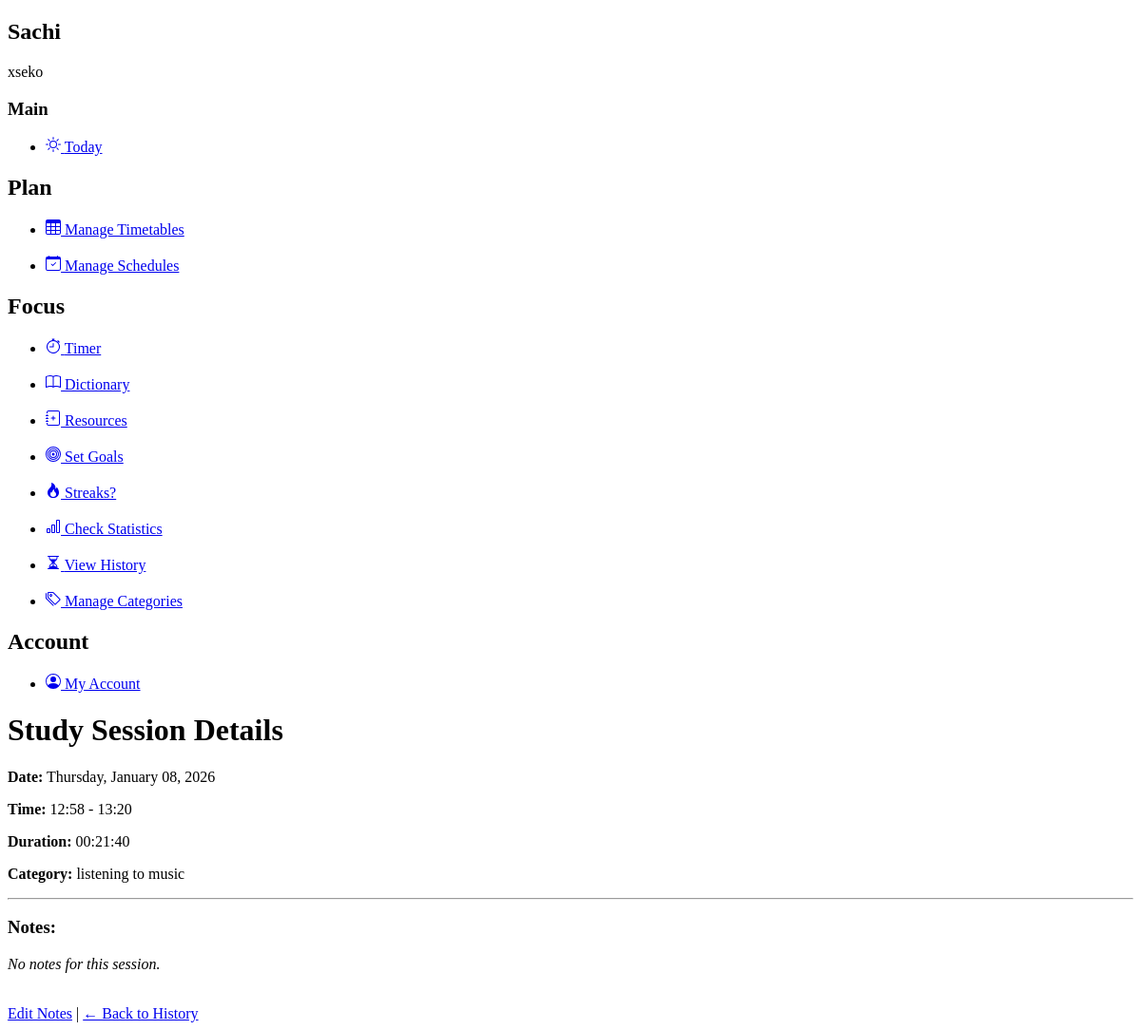
/study/session/3/ (signed in), run on an earlier commit of the app's database.
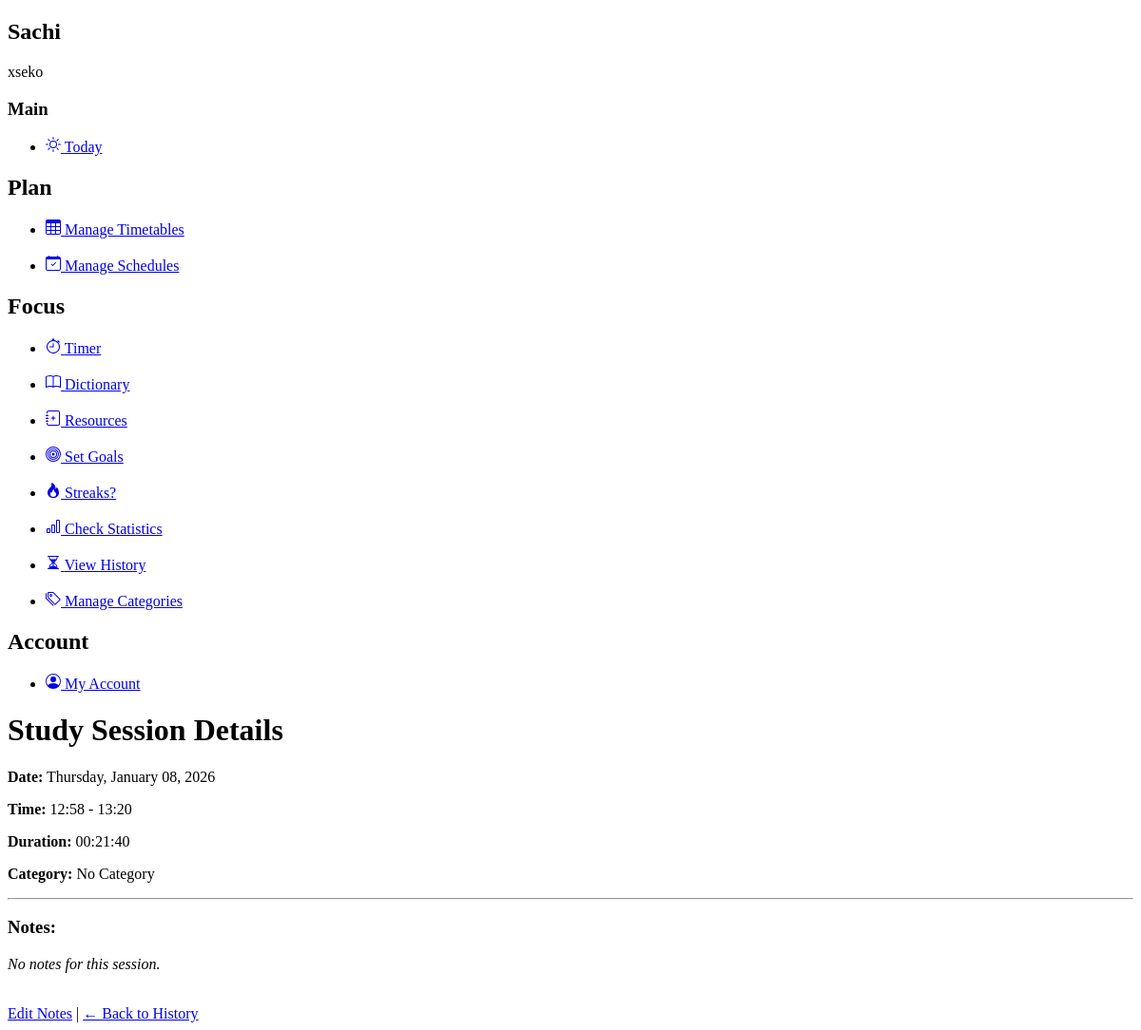
And on a later commit of the database.
### planner/models.py (models this page shows, shortened)
class StudySession(models.Model):
    SESSION_TAG_CHOICES = [
        ('productive', 'Productive'),
        ('struggled', 'Struggled'),
        ('review', 'Review'),
        ('learning', 'Learning New Material'),
        ('distracted', 'Distracted'),
    ]
    user = models.ForeignKey(User, on_delete=models.CASCADE)
    category = models.ForeignKey(StudyCategory, on_delete=models.SET_NULL, null=True, blank=True)
    start_time = models.DateTimeField()
    end_time = models.DateTimeField(null=True, blank=True)
    duration_seconds = models.IntegerField(default=0)
    paused_seconds = models.IntegerField(default=0)  # time spent paused
    is_paused = models.BooleanField(default=False)  # currently paused
    pause_start = models.DateTimeField(null=True, blank=True)  # when pause started
    notes = models.TextField(blank=True, null=True)
    session_tag = models.CharField(max_length=20, choices=SESSION_TAG_CHOICES, blank=True, null=True)  # NEW
    productivity_rating = models.IntegerField(null=True, blank=True)  # 1-5 rating
    is_active = models.BooleanField(default=True)
    is_pomodoro = models.BooleanField(default=False)
    pomodoros_completed = models.IntegerField(default=0)
    created_at = models.DateTimeField(auto_now_add=True)
    def get_duration_display(self):
        hours = self.duration_seconds // 3600
        minutes = (self.duration_seconds % 3600) // 60
        seconds = self.duration_seconds % 60
        return f"{hours:02d}:{minutes:02d}:{seconds:02d}"
    class Meta:
        ordering = ['-start_time']

class StudyCategory(models.Model):
    user = models.ForeignKey(User, on_delete=models.CASCADE)
    name = models.CharField(max_length=100)
    color = models.CharField(max_length=7, default='#3498db')
    class Meta:
        verbose_name_plural = "Study Categories"

### planner/views/study_views.py (the view)
# urls.py: path('study/session/<int:session_id>/', views.view_session, name='view_session'),
@login_required(login_url='planner:login')
def view_session(request, session_id):
    session = get_object_or_404(StudySession, id=session_id, user=request.user)
    return render(request, 'study/session_detail.html', {'session': session})

### planner/templates/study/session_detail.html (shortened to what this page needs)
{% extends 'base.html' %}
{% block content %}
    <h1>Study Session Details</h1>
    <p><strong>Date:</strong> {{ session.start_time|date:"l, F d, Y" }}</p>
    <p><strong>Time:</strong> {{ session.start_time|date:"H:i" }} - {{ session.end_time|date:"H:i" }}</p>
    <p><strong>Duration:</strong> {{ session.get_duration_display }}</p>
    <p><strong>Category:</strong> {% if session.category %}{{ session.category.name }}{% else %}No Category{% endif %}</p>
    <hr>
    <h3>Notes:</h3>
    {% if session.notes %}
        <p>{{ session.notes|linebreaks }}</p>
    {% else %}
        <p><em>No notes for this session.</em></p>
    {% endif %}
    <br>
    <a href="{% url 'planner:edit_session_notes' session.id %}">Edit Notes</a> |
    <a href="{% url 'planner:study_history' %}">← Back to History</a>
{% endblock %}

What changed in the data, as far as the page shows it:
changed StudySession: category.name "listening to music" → (not shown)
Also different on the page:
text now shown: "No Category"
